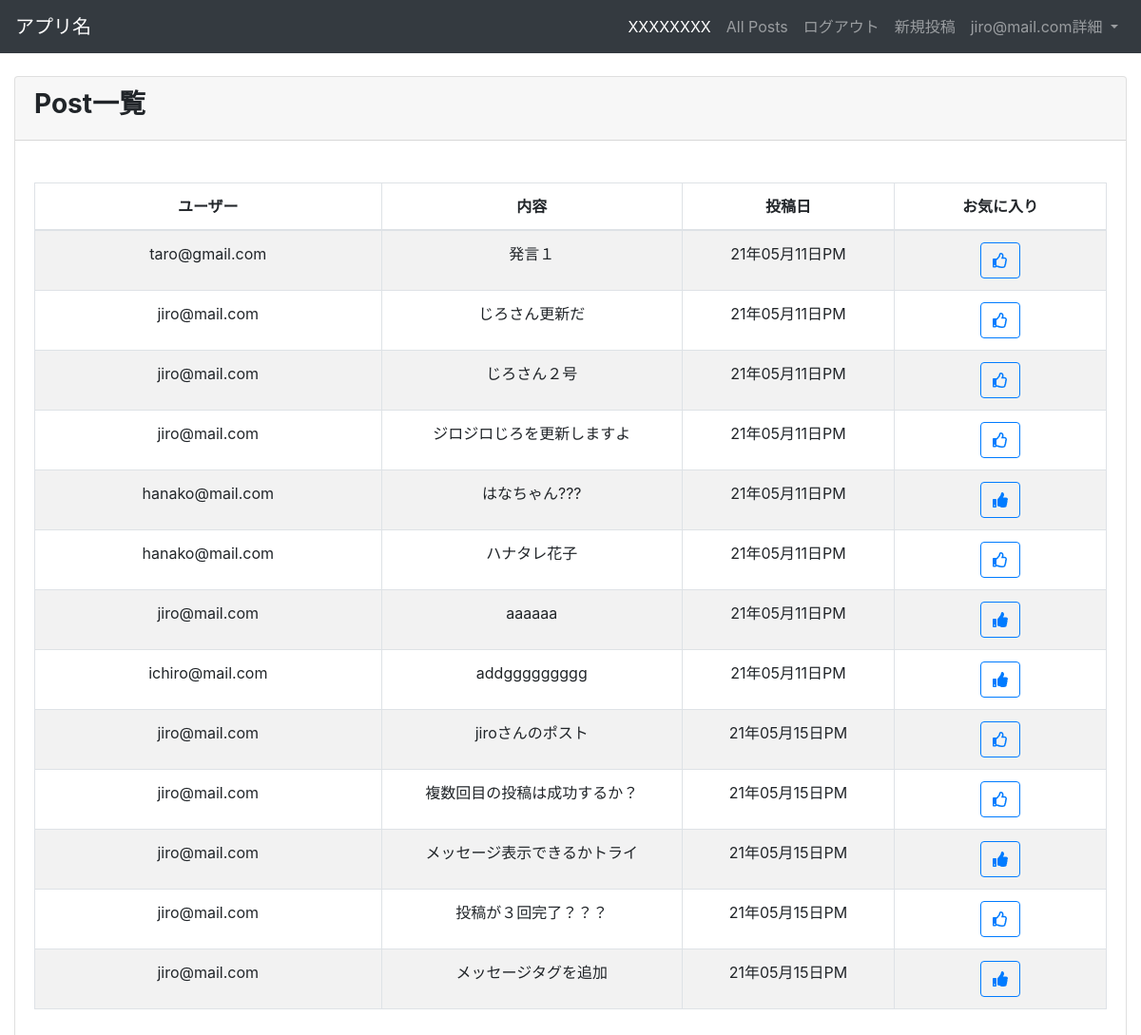
The page /microposts/list/ (signed in) on the database its author committed.
### accounts/models.py (models this page shows, shortened)
class Users(AbstractBaseUser, PermissionsMixin):
    username = models.CharField(max_length=100)
    email = models.EmailField(max_length=100, unique=True)
    followers = models.ManyToManyField('self', blank='True', symmetrical='False')
    is_active = models.BooleanField(default=True)
    is_staff = models.BooleanField(default=False)
    USERNAME_FIELD = 'email'
    REQUIRED_FIELDS = ['username']
    object = UserManager()
    favoritePost = models.ManyToManyField(
        'microposts.Post', blank=True,
        verbose_name='お気に入りの投稿'
    )

### microposts/models.py (models this page shows)
class Post(models.Model):
    owner = models.ForeignKey('accounts.Users', verbose_name='オーナー', on_delete=models.CASCADE)
    content = models.TextField(max_length=255)
    created_at = models.DateTimeField(auto_now_add=True)
    class Meta:
        db_table = 'posts'

### microposts/views.py (the view, shortened to what this page needs)
# urls.py: path('list/', PostListView.as_view(), name='list'),
class PostListView(LoginRequiredMixin, ListView):
    template_name = 'microposts/list.html'
    model = Post
    def get_context_data(self, **kwargs):
        context = super().get_context_data(**kwargs)
        user = self.request.user
        context['favorite_list'] = user.favoritePost.all()
        context['posts_list'] = Post.objects.all()
        return context

### templates/microposts/list.html (shortened to what this page needs)
{% extends 'base.html' %}
{% load bootstrap4 %}
{% block content %}
    <div class="content-wrapper">
        <div class="container-fluid">
            <div class="card mb-3">
                <div class="card-header">
                    <h3><b>Post一覧</b></h3>
                </div>
                <div class="card-body">
                    <div class="table table-responsive">
                        <table id='post_list' width="100%" class="table table-striped table-bordered table-hover">
                            <thead>
                            <tr>
                                <th class="text-center">ユーザー</th>
                                <th class="text-center">内容</th>
                                <th class="text-center">投稿日</th>
                                <th class="text-center">お気に入り</th>
                            </tr>
                            </thead>
                            <tbody>
                            {% for item in posts_list %}
                                <tr class="odd gradeX text-center">
                                    <td class="text-center" width="100">{{ item.owner }}</td>
                                    <td class="text-center" width="100">{{ item.content }}</td>
                                    <td class="text-center" width="100">{{ item.created_at | date:"y年m月d日A " }}</td>
                                    <td class="text-center" width="100">
                                        {% if item in favorite_list %}
                                            <form action="{% url 'accounts:removefavorite' pk=item.pk %}" method="post">
                                                <button type="submit" class="btn btn-outline-primary" name="button">
                                                    <i class="fas fa-thumbs-up"></i>
                                                </button>
                                            </form>
                                        {% else %}
                                            <form action="{% url 'accounts:favorite' pk=item.pk %}" method="post">
                                                <button type="submit" class="btn btn-outline-primary" name="button">
                                                    <i class="far fa-thumbs-up"></i>
                                                </button>
                                            </form>
                                        {% endif %}
                                    </td>
                                </tr>
                            {% endfor %}
                            </tbody>
                        </table>
                    </div>
                </div>
            </div>
        </div>
    </div>
{% endblock %}

### templates/base.html (shortened to what this page needs)
{% load static %}
<!DOCTYPE html>
<html lang="ja">
<head>
    <link rel="stylesheet" href="https://stackpath.bootstrapcdn.com/bootstrap/4.3.1/css/bootstrap.min.css"
>
    {% load bootstrap4 %}
    {% bootstrap_css %}
</head>
<body>
<header class="mb-4">
    <nav class="navbar navbar-expand-sm navbar-dark bg-dark">
        <a class="navbar-brand" href="/">アプリ名</a>
        <div class="collapse navbar-collapse justify-content-end" id="navbarNavDropdown">
            <ul class="navbar-nav">
                <li class="nav-item active">
                    <a class="nav-link" href="#">XXXXXXXX <span class="sr-only">(current)</span></a>
                </li>
                <li class="nav-item"><a class="nav-link" href="{% url 'microposts:list' %}">All Posts</a>
                </li>{% if user.is_authenticated %}
                <li class="nav-item">
                    <a class="nav-link" href="{% url 'accounts:user_logout' %}">ログアウト</a>
                </li>{% endif %}
                <li class="nav-item">
                    <a class="nav-link" href="{% url 'microposts:create' %}">新規投稿</a>
                </li>
                <li class="nav-item dropdown">
                    <a class="nav-link dropdown-toggle" href="#" id="navbarDropdownMenuLink" role="button"
                       data-toggle="dropdown" aria-haspopup="true" aria-expanded="false">
                        {{ user.get_username }}詳細
                    </a>
                </li>
            </ul>
        </div>
    </nav>
</header>
{% block content %}
{% endblock content %}
<link rel="stylesheet" href="https://cdn.datatables.net/t/bs-3.3.6/jqc-1.12.0,dt-1.10.11/datatables.min.css"/>
</body>
</html>

### rows shown on the page
Users: get_username "jiro@mail.com"
Post: owner "taro@gmail.com", content "発言１", created_at "21年05月11日PM"
Post: owner "jiro@mail.com", content "じろさん更新だ", created_at "21年05月11日PM"
Post: owner "jiro@mail.com", content "じろさん２号", created_at "21年05月11日PM"
Post: owner "jiro@mail.com", content "ジロジロじろを更新しますよ", created_at "21年05月11日PM"
Post: owner "hanako@mail.com", content "はなちゃん???", created_at "21年05月11日PM"
Post: owner "hanako@mail.com", content "ハナタレ花子", created_at "21年05月11日PM"
Post: owner "jiro@mail.com", content "aaaaaa", created_at "21年05月11日PM"
Post: owner "ichiro@mail.com", content "addggggggggg", created_at "21年05月11日PM"
Post: owner "jiro@mail.com", content "jiroさんのポスト", created_at "21年05月15日PM"
Post: owner "jiro@mail.com", content "複数回目の投稿は成功するか？", created_at "21年05月15日PM"
Post: owner "jiro@mail.com", content "メッセージ表示できるかトライ", created_at "21年05月15日PM"
Post: owner "jiro@mail.com", content "投稿が３回完了？？？", created_at "21年05月15日PM"
Post: owner "jiro@mail.com", content "メッセージタグを追加", created_at "21年05月15日PM"
